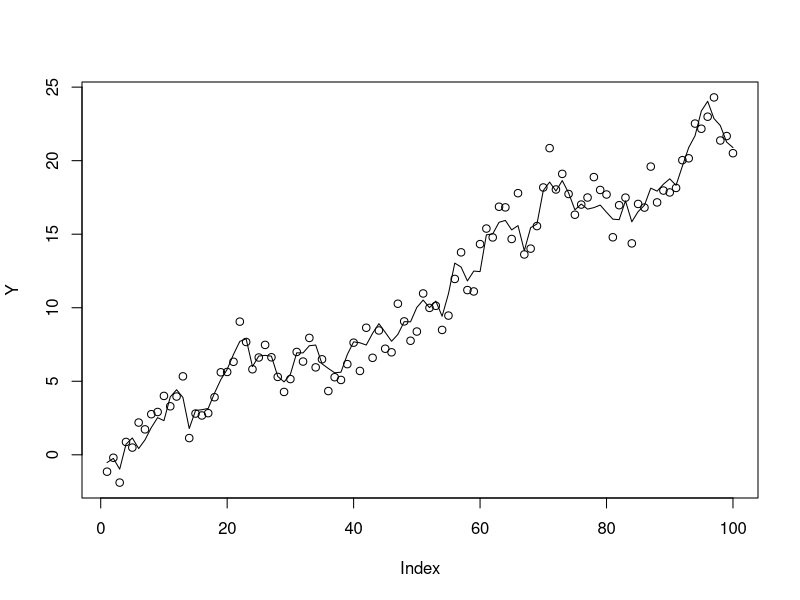
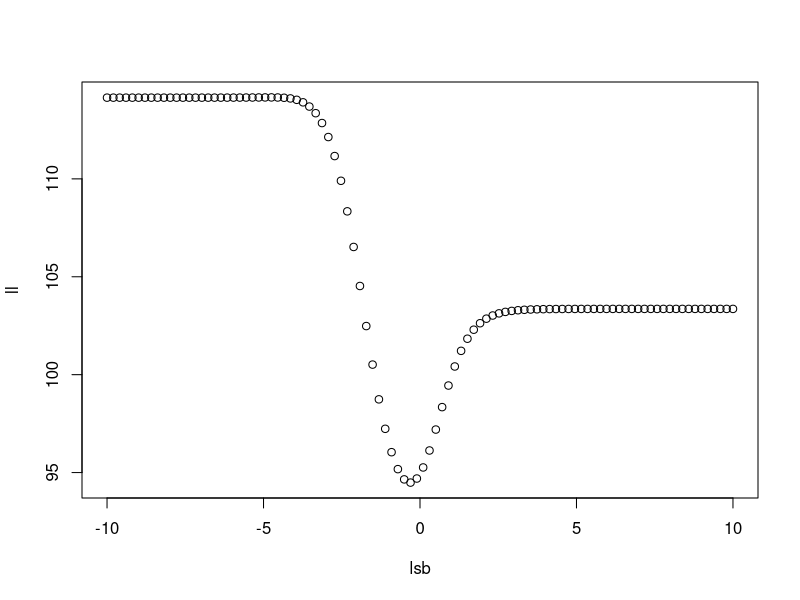
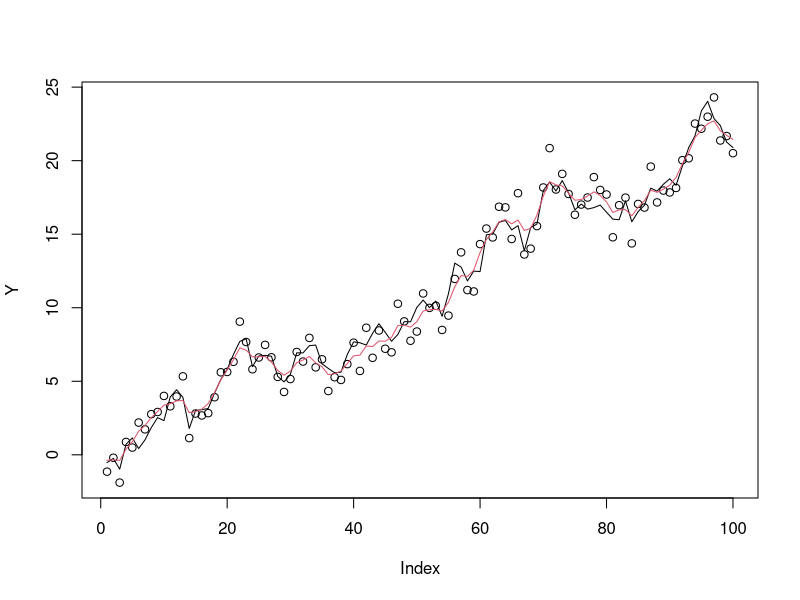
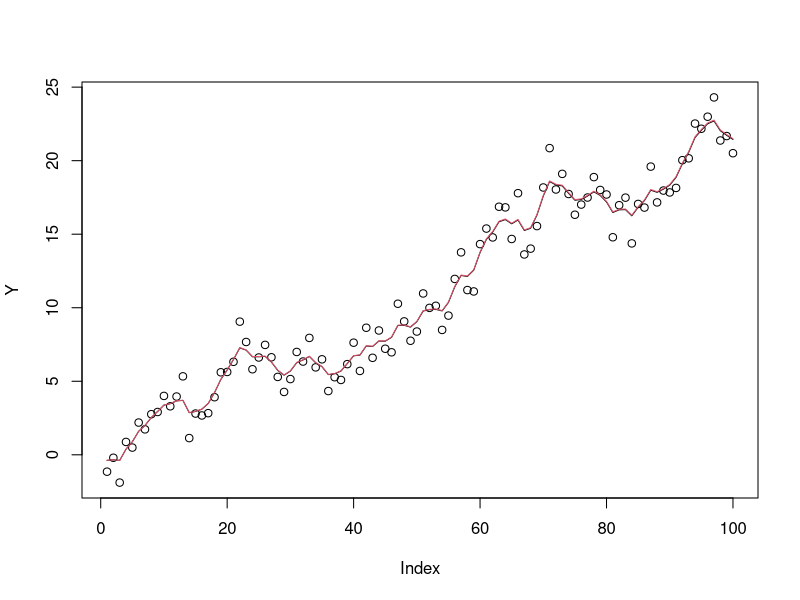
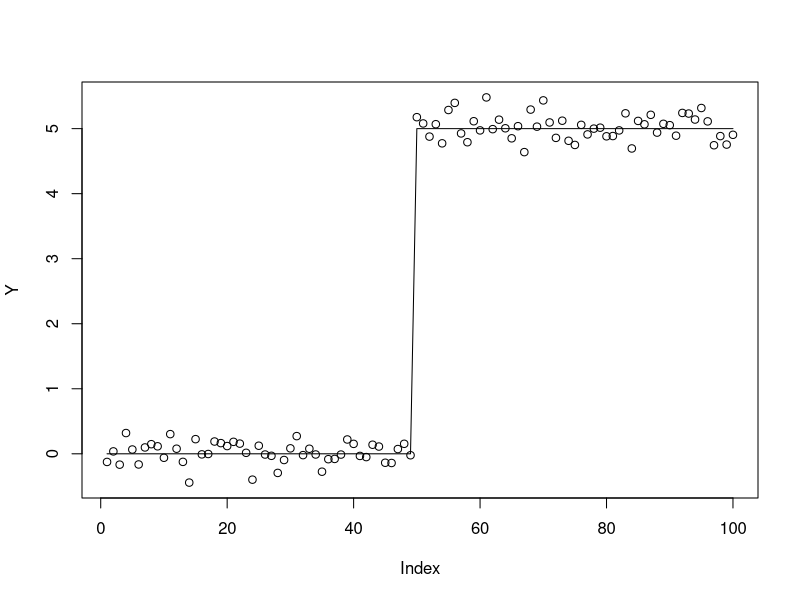
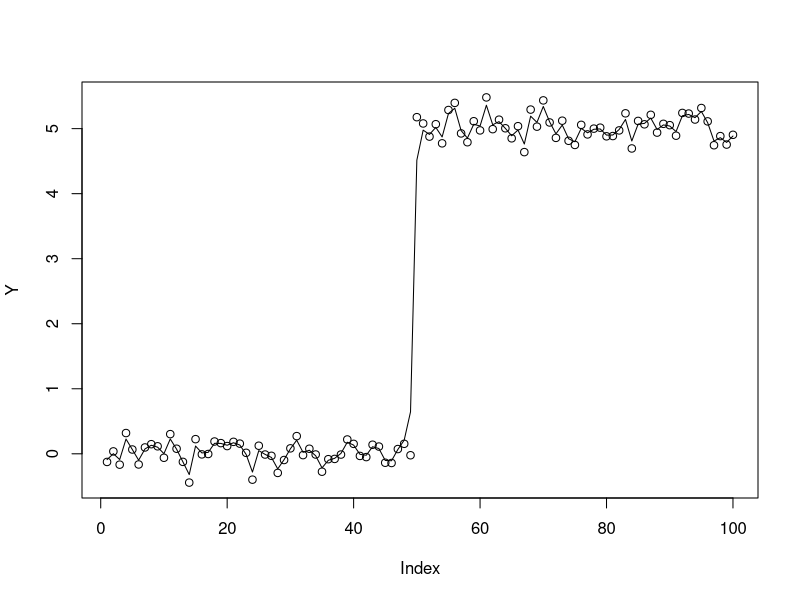
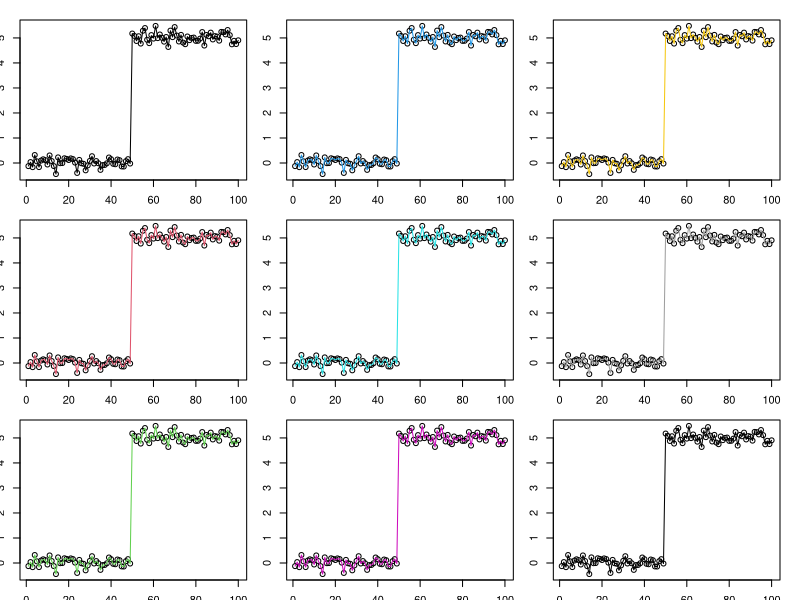
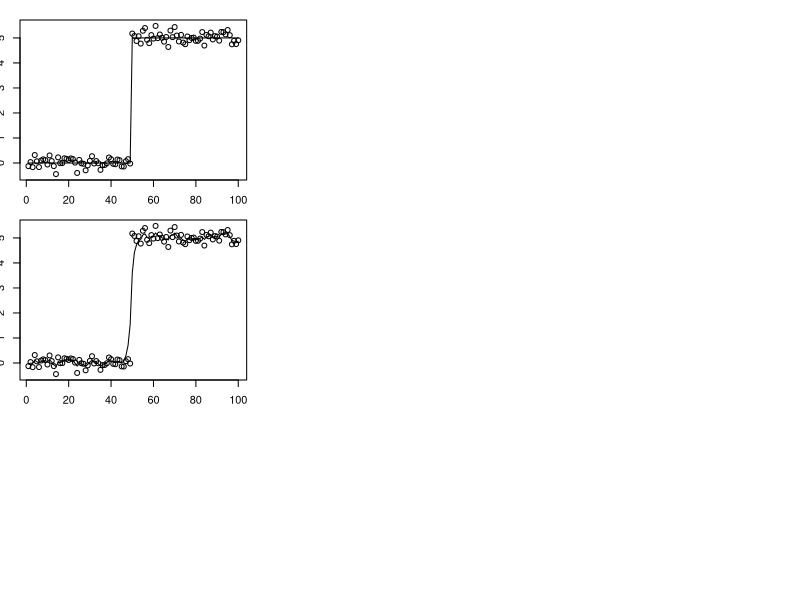

Here is the R script that generated these plots, in order:
## ---- chunk 1
set.seed(1)
n = 100
p = 100
s = 1
sb = 1
mu= .1

X = matrix(0,nrow=n,ncol=n)
for(i in 1:n){
  X[i:n,i] = 1 #1:(n-i+1)
}
btrue = mu+rnorm(n,sd=sb*s)
#X = scale(X)
#t(t(X)/sqrt(colSums(X^2)))

Y = X %*% btrue + rnorm(n)
plot(Y)
lines(X %*% btrue)

#X = matrix(rnorm(n*p),nrow=n,ncol=p)

X.svd = svd(X)

# fit the model X_j \sim  N(mu z_j,s^2(sb^2+shat^2_j))
# estimate sb (from which mle's of mu and s2 are easy)
# it is like ebnm with N(0,s^2 sb^2) prior and s^2 shat^2_j error
# but with s^2 unknown
# x is vector of observations
# shat is vector of corresponding standard errors (up to constant s)

# this is negative log-likelihood evaluated at mle for s,mu
# z is V't
# par is (log(sb),mu) which are both scalars


# set mu=0 or s2 to fix it
compute_w_mu_s2 = function(sb,x,shat,z,mu=NULL,s2 = NULL){
  w = 1/(sb^2 + shat^2) # inverse variance weights
  if(is.null(mu)){
    mu = sum(w*z*x)/sum(z^2*w) # this is mle of mu
  }
  if(is.null(s2)){
    s2 = mean(w*(x-mu*z)^2) #this is the mle of s2
  }
  return(list(w=w,mu=mu,s2=s2))
}

#set mu=0 to fix it
neg_loglik = function(par,x,shat,z,mu=NULL, s2=NULL){
    sb= exp(par[1])
    aux = compute_w_mu_s2(sb,x,shat,z,mu,s2)
    var_x = aux$s2/aux$w
    return(0.5 *(sum(log(aux$s2/aux$w) + aux$w*(x-aux$mu*z)^2/aux$s2)))
}


TT = (t(X.svd$u) %*% Y)/X.svd$d # what i called T above
z = colSums(X.svd$v)
shat = 1/X.svd$d
lsb = seq(-10,10,length=100)
ll = rep(0,100)
for(i in 1:length(lsb)){
  ll[i] = neg_loglik(lsb[i],TT,shat,z)
}
plot(lsb,ll)

optim(par=0,fn=neg_loglik,x=TT,shat=shat,z=z)
optim(par=0,fn=neg_loglik,x=TT,shat=shat,z=z,method="Brent",lower=-5,upper=5)


# # this is wrong.. it is partial derivative with respect to sb, keeping s fixed
# # need to compute derivative properly.... 
# neg_loglik_grad = function(sb,x,xhat){
#   var_x_over_s = sb^2 + shat^2
#   s2 = mean(x^2/var_x_over_s) #this is the mle
#   var_x = s2 * var_x_over_s
#   return(0.5* sum(1/var_x_over_s - x^2/var_x))
# }
# neg_loglik_grad(0.1,xx,shat)
# eps=1e-5
# (log_lik(0.1,xx,shat) - log_lik(0.1-eps,xx,shat))/eps
# 
# 
# 
# 
# 
## ---- chunk 2
ebnm_normal_unknown_s = function(x,shat,z,mu=NULL,s2=NULL){
  fit = optim(par=0,fn=neg_loglik,x=x,shat=shat,z=z,mu=mu,s2=s2,method="Brent",lower=-5,upper=5)
  sb = exp(fit$par)
  aux = compute_w_mu_s2(sb,x,shat,z,mu,s2)
  return(list(sb=sb, s = sqrt(aux$s2), mu = aux$mu, loglik = -fit$value))  
}
fit = ebnm_normal_unknown_s(TT,shat,z)
## ---- chunk 3
shrink = fit$sb^2 * X.svd$d^2
shrink = shrink/(1+shrink)

post_mean = X.svd$v %*% (shrink*(TT-fit$mu*colSums(X.svd$v))) + fit$mu
plot(Y)
lines(X %*% btrue)
lines(X %*% post_mean,col=2)

## ---- chunk 4
eb_ridge = function(y,X,mu=NULL,s2=NULL){
  X.svd = svd(X)
  TT = (t(X.svd$u) %*% Y)/X.svd$d # what i called T above
  z = colSums(X.svd$v)  
  shat = 1/X.svd$d
  fit = ebnm_normal_unknown_s(TT,shat,z,mu,s2)
  
  shrink = fit$sb^2 * X.svd$d^2
  shrink = shrink/(1+shrink)

  post_mean = X.svd$v %*% (shrink*(TT-fit$mu*colSums(X.svd$v))) + fit$mu
  return(list(fit=fit,post_mean=post_mean))
}

fit.eb = eb_ridge(Y,X)
Xnew = t(t(X)*as.vector(fit.eb$post_mean))
plot(Y)
lines(Xnew %*% rep(1,100))
fit.eb2 = eb_ridge(Y,Xnew)
lines(Xnew %*% fit.eb2$post_mean,col=2)
fit.eb2$fit
exp(-5)
## ---- chunk 5
set.seed(1)
btrue = rep(0,100)
btrue[50] = 5
Y = X %*% btrue + 0.2*rnorm(n)
plot(Y)
lines(X %*% btrue)

fit.eb = eb_ridge(Y,X,mu=0)
plot(Y)
lines(X %*% fit.eb$post_mean)
par(mfcol=c(3,3),  mai=rep(0.2,4))
Xnew=X
for(i in 1:9){
  Xnew = t(t(Xnew)*as.vector(fit.eb$post_mean))
  fit.eb = eb_ridge(Y,Xnew,mu=0)
  plot(Y)
  lines(Xnew %*% fit.eb$post_mean,col=i)
}
## ---- chunk 6
set.seed(1)
btrue = rep(0,100)
btrue[50] = 5
Y = X %*% btrue + 0.2*rnorm(n)
plot(Y)
lines(X %*% btrue)

fit.eb = eb_ridge(Y,X,mu=0,s2=0.2)
plot(Y)
lines(X %*% fit.eb$post_mean)
par(mfcol=c(3,3),  mai=rep(0.2,4))
Xnew=X
for(i in 1:9){
  Xnew = t(t(Xnew)*as.vector(fit.eb$post_mean))
  fit.eb = eb_ridge(Y,Xnew,mu=0,s2=0.2)
  plot(Y)
  lines(Xnew %*% fit.eb$post_mean,col=i)
}
## ---- chunk 7
set.seed(1)
btrue = rep(0,100)
btrue[50] = 5
Y = X %*% btrue + 0.2*rnorm(n)
plot(Y)
lines(X %*% btrue)

fit.eb = eb_ridge(Y,X,s2=0.2)
plot(Y)
lines(X %*% fit.eb$post_mean)
par(mfcol=c(3,3),  mai=rep(0.2,4))
Xnew=X
for(i in 1:9){
  Xnew = t(t(Xnew)*as.vector(fit.eb$post_mean))
  fit.eb = eb_ridge(Y,Xnew,s2=0.2)
  plot(Y)
  lines(Xnew %*% fit.eb$post_mean,col=i)
}
## ---- chunk 8
